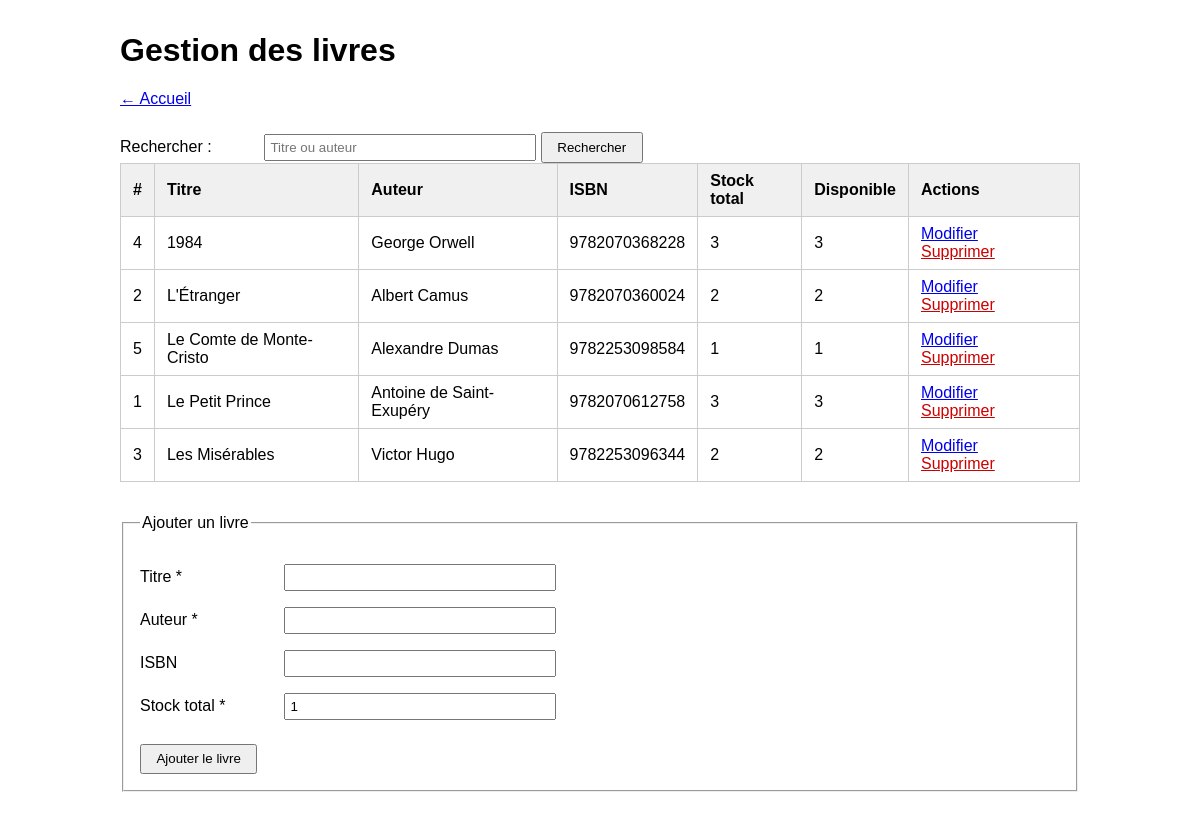
The page /pages/livres.php on the database its author committed.
### tables this page shows
CREATE TABLE livre (
    id_livre         INT          AUTO_INCREMENT PRIMARY KEY,
    titre            VARCHAR(255) NOT NULL,
    auteur           VARCHAR(255) NOT NULL,
    isbn             VARCHAR(13)  UNIQUE,
    stock_total      INT          NOT NULL DEFAULT 1,
    stock_disponible INT          NOT NULL DEFAULT 1,
    CONSTRAINT chk_stock CHECK (stock_disponible >= 0 AND stock_disponible <= stock_total)
);

### classes/Livre.php (called while the page is built, shortened)
<?php
class Livre
{
    private ?int    $id_livre;
    private string  $titre;
    private string  $auteur;
    private ?string $isbn;
    private int     $stock_total;
    private int     $stock_disponible;
    public function __construct(array $data)
    {
        $this->id_livre         = isset($data['id_livre']) ? (int) $data['id_livre'] : null;
        $this->titre            = $data['titre'];
        $this->auteur           = $data['auteur'];
        $this->isbn             = $data['isbn'] ?? null;
        $this->stock_total      = (int) $data['stock_total'];
        $this->stock_disponible = (int) $data['stock_disponible'];
    }
    public function getIdLivre(): ?int    { return $this->id_livre; }
    public function getTitre(): string    { return $this->titre; }
    public function getAuteur(): string   { return $this->auteur; }
    public function getIsbn(): ?string    { return $this->isbn; }
    public function getStockTotal(): int  { return $this->stock_total; }
    public function getStockDisponible(): int { return $this->stock_disponible; }
    public static function getAll(): array
    {
        $pdo  = Database::getInstance()->getPdo();
        $stmt = $pdo->query('SELECT * FROM livre ORDER BY titre ASC');
        return array_map(fn(array $row) => new self($row), $stmt->fetchAll());
    }
}

### pages/livres.php (the view, shortened to what this page needs)
<?php
require_once __DIR__ . '/../classes/Livre.php';
$terme  = trim($_GET['terme'] ?? '');
$livres = $terme !== ''
    ? Livre::rechercher($terme)
    : Livre::getAll();
$livreEdit = null;
$e = fn(mixed $v): string => htmlspecialchars((string) $v, ENT_QUOTES, 'UTF-8');
?>
<!DOCTYPE html>
<html lang="fr">
<head>
</head>
<body>
<h1>Gestion des livres</h1>
<p><a href="../index.php">← Accueil</a></p>
<form method="get" action="livres.php">
    <label for="terme">Rechercher :</label>
    <input type="text" id="terme" name="terme" value="<?= $e($terme) ?>" placeholder="Titre ou auteur">
    <button type="submit">Rechercher</button>
</form>
<table>
    <thead>
        <tr>
            <th>#</th>
            <th>Titre</th>
            <th>Auteur</th>
            <th>ISBN</th>
            <th>Stock total</th>
            <th>Disponible</th>
            <th>Actions</th>
        </tr>
    </thead>
    <tbody>
    <?php if (empty($livres)): ?>
        <tr><td colspan="7">Aucun livre trouvé.</td></tr>
    <?php else: ?>
        <?php foreach ($livres as $livre): ?>
        <tr>
            <td><?= $e($livre->getIdLivre()) ?></td>
            <td><?= $e($livre->getTitre()) ?></td>
            <td><?= $e($livre->getAuteur()) ?></td>
            <td><?= $e($livre->getIsbn() ?? '—') ?></td>
            <td><?= $e($livre->getStockTotal()) ?></td>
            <td><?= $e($livre->getStockDisponible()) ?></td>
            <td class="actions">
                <a href="livres.php?action=edit&id=<?= $e($livre->getIdLivre()) ?>">Modifier</a>
                <a href="livres.php?action=delete&id=<?= $e($livre->getIdLivre()) ?>"
                   class="lien-suppr"
                   onclick="return confirm('Supprimer « <?= $e($livre->getTitre()) ?> » ?')">Supprimer</a>
            </td>
        </tr>
        <?php endforeach ?>
    <?php endif ?>
    </tbody>
</table>
<fieldset>
    <legend><?= $livreEdit ? 'Modifier un livre' : 'Ajouter un livre' ?></legend>
    <form method="post" action="livres.php">
        <p>
            <label for="titre">Titre *</label>
            <input type="text" id="titre" name="titre" required
                   value="<?= $e($livreEdit?->getTitre() ?? '') ?>">
        </p>
        <p>
            <label for="auteur">Auteur *</label>
            <input type="text" id="auteur" name="auteur" required
                   value="<?= $e($livreEdit?->getAuteur() ?? '') ?>">
        </p>
        <p>
            <label for="isbn">ISBN</label>
            <input type="text" id="isbn" name="isbn" maxlength="13"
                   value="<?= $e($livreEdit?->getIsbn() ?? '') ?>">
        </p>
        <p>
            <label for="stock_total">Stock total *</label>
            <input type="number" id="stock_total" name="stock_total" min="1" required
                   value="<?= $e($livreEdit?->getStockTotal() ?? 1) ?>">
        </p>
        <button type="submit"><?= $livreEdit ? 'Enregistrer les modifications' : 'Ajouter le livre' ?></button>
    </form>
</fieldset>
</body>
</html>

### pages/livres.php (style rules this page uses)
body { font-family: Arial, sans-serif; max-width: 960px; margin: 2rem auto; padding: 0 1rem; }
table { width: 100%; border-collapse: collapse; margin-bottom: 2rem; }
th, td { border: 1px solid #ccc; padding: .5rem .75rem; text-align: left; }
th { background: #f0f0f0; }
.actions a { margin-right: .5rem; }
fieldset { margin-bottom: 1.5rem; padding: 1rem; }
label { display: inline-block; width: 140px; }
input[type="text"], input[type="number"] { width: 260px; padding: .25rem; }
button { margin-top: .5rem; padding: .35rem .9rem; }
.lien-suppr { color: #c00; }

### rows shown on the page
livre: id_livre "4", titre "1984", auteur "George Orwell", isbn "9782070368228", stock_total "3", stock_disponible "3"
livre: id_livre "2", titre "L'Étranger", auteur "Albert Camus", isbn "9782070360024", stock_total "2", stock_disponible "2"
livre: id_livre "5", titre "Le Comte de Monte-Cristo", auteur "Alexandre Dumas", isbn "9782253098584", stock_total "1", stock_disponible "1"
livre: id_livre "1", titre "Le Petit Prince", auteur "Antoine de Saint-Exupéry", isbn "9782070612758", stock_total "3", stock_disponible "3"
livre: id_livre "3", titre "Les Misérables", auteur "Victor Hugo", isbn "9782253096344", stock_total "2", stock_disponible "2"
